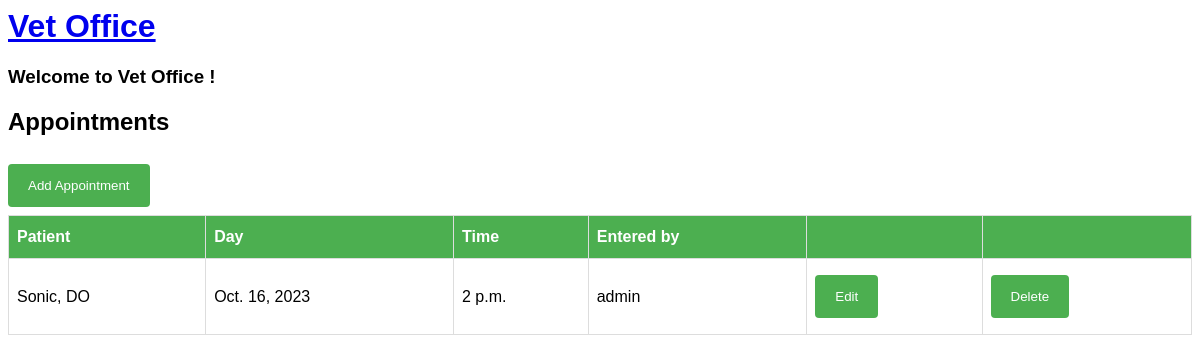
Page /appointment/list (signed in) on the earlier database version.
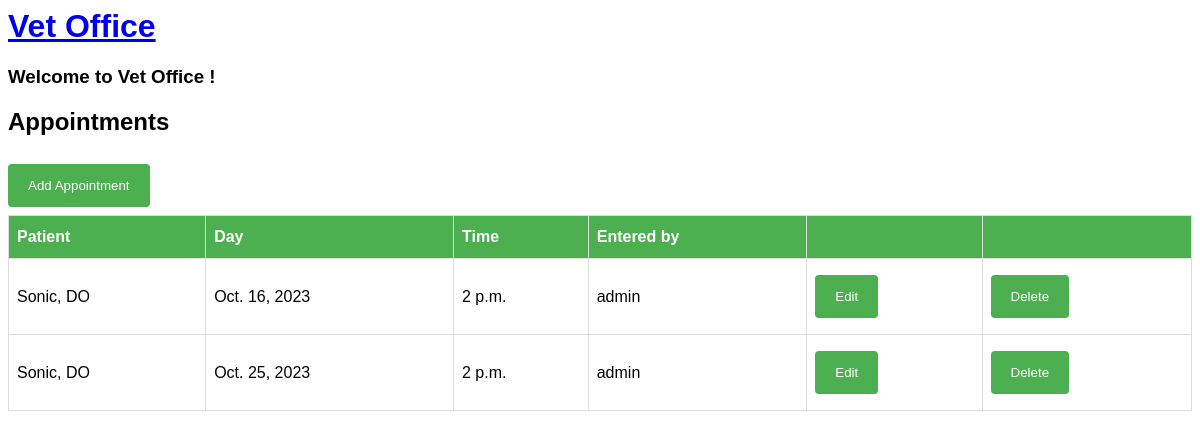
Same page on the later database version.
### vetoffice/models.py (models this page shows, shortened)
class Appointment(models.Model):
    patient = models.ForeignKey(Patient, on_delete=models.CASCADE)
    day = models.DateField(auto_now=False, auto_now_add=False)
    time = models.TimeField(auto_now=False, auto_now_add=False)
    user = models.ForeignKey(
        User,
        models.SET_NULL,
        blank=True,
        null=True,
    )

class Patient(models.Model):
    DOG = 'DO'
    CAT = 'CA'
    BIRD = 'BI'
    REPTILE = 'RE'
    OTHER = 'OT'
    ANIMAL_TYPE_CHOICES = [
        (DOG, 'Dog'),
        (CAT, 'Cat'),
        (BIRD, 'Bird'),
        (REPTILE, 'Reptile'),
        (OTHER, 'Other'),
    ]
    animal_type = models.CharField(max_length=2, choices=ANIMAL_TYPE_CHOICES, default=OTHER)
    breed = models.CharField(max_length=200)
    pet_name = models.CharField(max_length=30)
    age = models.IntegerField(default=0)
    owner = models.ForeignKey(Owner, on_delete=models.CASCADE)
    def __str__(self):
        return self.pet_name + ", " + self.animal_type

### vetoffice/views.py (the view)
# urls.py: path('appointment/list', views.AppointmentList.as_view(), name="apptlist"),
class AppointmentList(LoginRequiredMixin, ListView):
   model = Appointment

### vetoffice/templates/vetoffice/appointment_list.html
{% extends 'vetoffice/base.html' %}
{% block content %}
<h2>Appointments</h2>
<a href="{% url 'apptcreate' %}"><button class="btn">Add Appointment</button></a>
<table id="owners">
    <tr>
        <th>Patient</th>
        <th>Day</th>
        <th>Time</th>
        <th>Entered by</th>
        <th> </th>
        <th> </th>
    </tr>
    {% for appt in appointment_list %}
    <tr>
    <tr>
        <td>{{ appt.patient }}</td>
        <td>{{ appt.day }}</td>
        <td>{{ appt.time }}</td>
        <td>{{ appt.user }}</td>
        <td><a href="{% url 'apptupdate' appt.id%}"><button>Edit</button></a></td>
        <td><a href="{% url 'apptdelete' appt.id%}"><button>Delete</button></a></td>
    </tr>
    {% endfor %}
</table>
{% endblock %}

Differences in the rows shown:
added Appointment: patient "Sonic, DO", day "Oct. 25, 2023", time "2 p.m.", user "admin"
